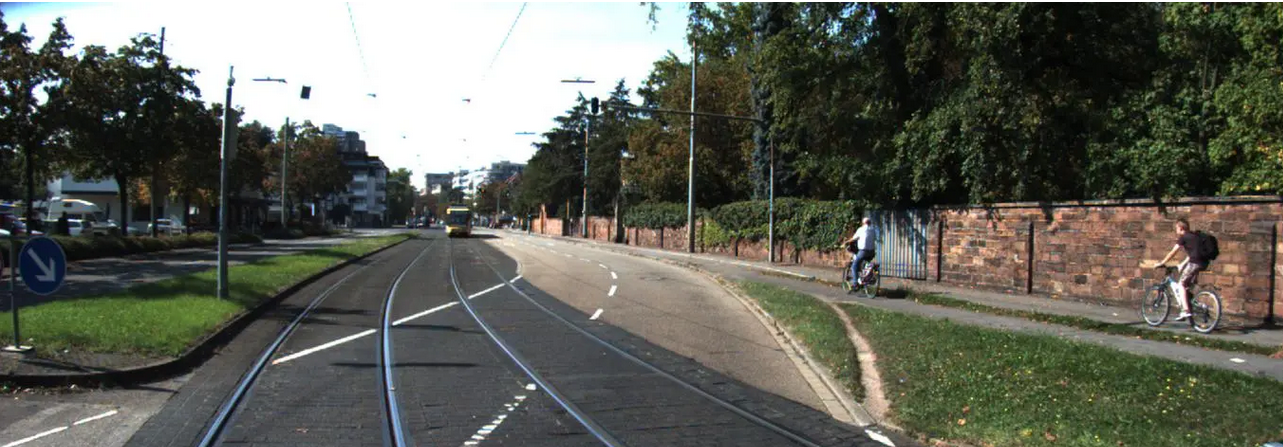
#> input picture src/fast_scnn/2.png, 1283 x 447 px, found by its file name
$ python t.py
#> lines starting #> are read from the running program, lines starting #| are printed output that depends on the picture
import os
import cv2
from PIL import Image
from tqdm import tqdm
import numpy as np

img_path = '' #填入图片所在文件夹的路径
img_Topath = '' #填入图片转换后的文件夹路径
img=cv2.imread("/home/yakki/Fast-SCNN-pytorch-master/2.png")
#> img is the input picture: shape (447, 1283, 3); mean B, G, R 87.9, 97.7, 95.8
img = cv2.resize(img,(2048,1024))
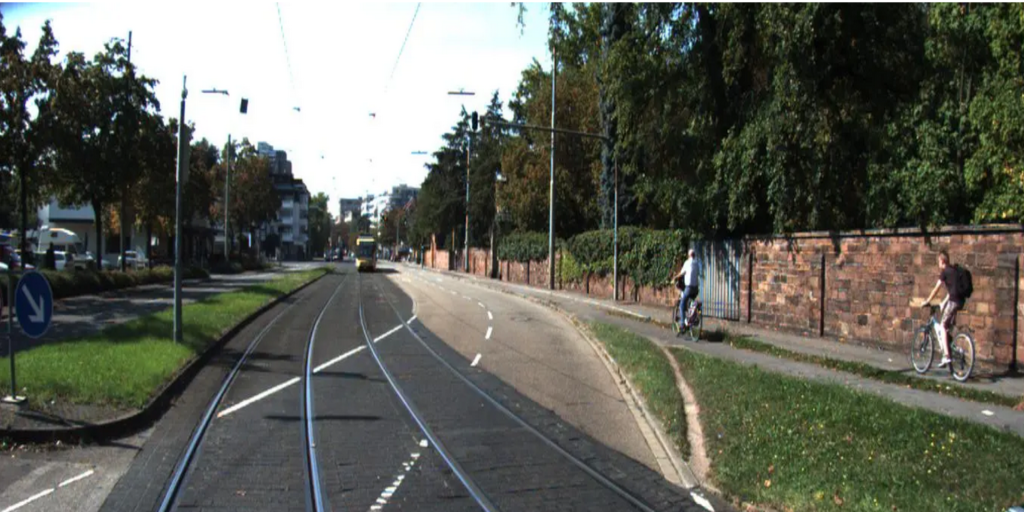
#> img: shape (1024, 2048, 3) (shown at 1/2 size); mean B, G, R 87.8, 97.6, 95.7
cv2.imwrite("/home/yakki/Fast-SCNN-pytorch-master/3.png",img)

$ run again, with src/fast_scnn/4.png copied over src/fast_scnn/2.png
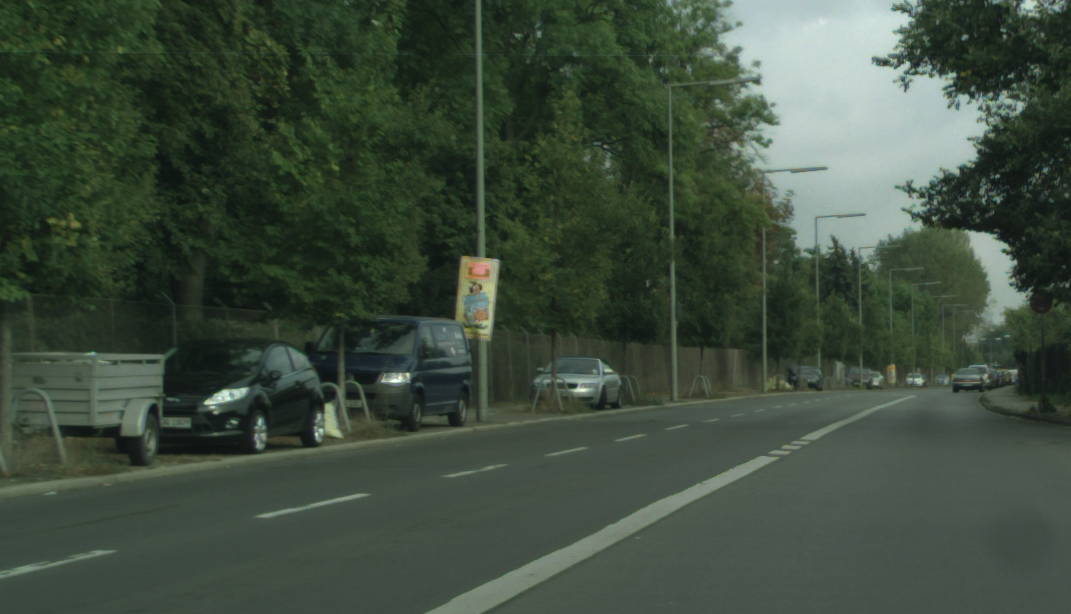
#> input picture src/fast_scnn/4.png, 1071 x 614 px, found by its file name
#> img is the input picture: shape (614, 1071, 3); mean B, G, R 61.8, 76, 62.4
#> `img = cv2.resize(img,(2048,1024))`:
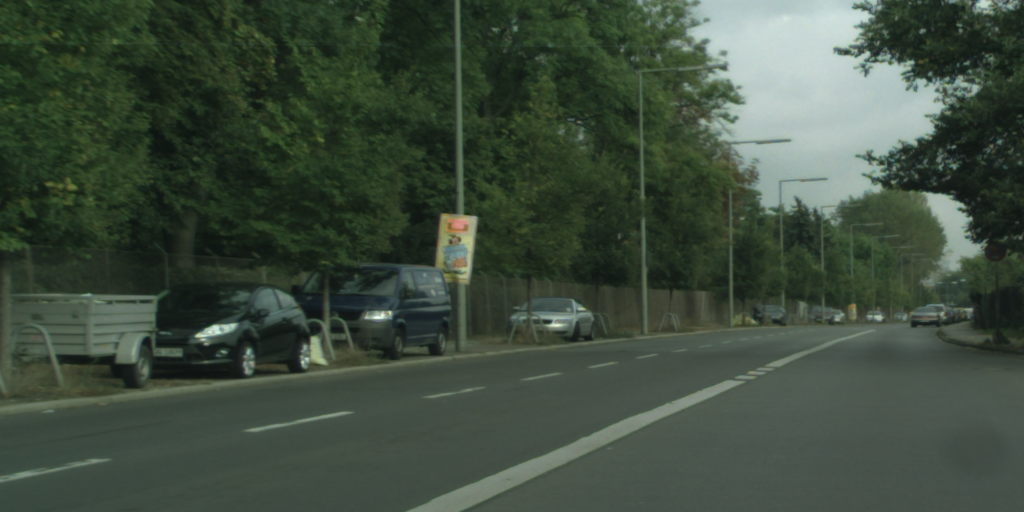
#> img: shape (1024, 2048, 3) (shown at 1/2 size); mean B, G, R 61.7, 75.9, 62.2
